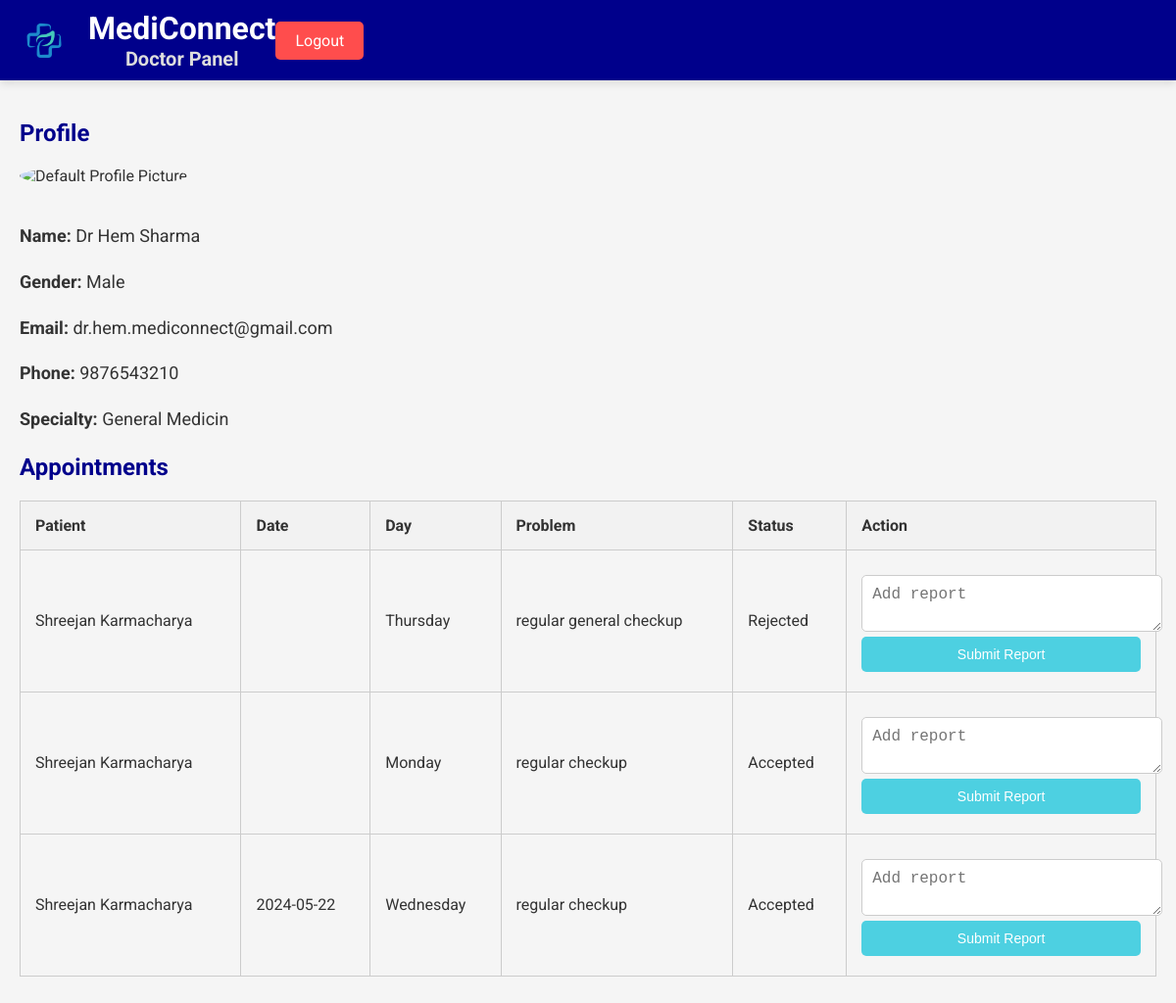
The page /archive/doctor_dashboard.php (signed in) on the database its author committed.
### tables this page shows
CREATE TABLE `doctors` (
  `id` int(11) NOT NULL,
  `username` varchar(50) NOT NULL,
  `password` varchar(255) NOT NULL,
  `name` varchar(100) NOT NULL,
  `gender` varchar(10) NOT NULL,
  `email` varchar(100) NOT NULL,
  `phone` varchar(15) NOT NULL,
  `specialty` varchar(100) NOT NULL,
  `status` tinyint(1) DEFAULT 1
);

CREATE TABLE `appointments` (
  `id` int(11) NOT NULL,
  `user_username` varchar(50) NOT NULL,
  `doctor_id` int(11) NOT NULL,
  `day_of_week` varchar(10) NOT NULL,
  `problem` text NOT NULL,
  `status` varchar(20) DEFAULT 'Pending',
  `doctor_comment` text DEFAULT NULL,
  `report` text DEFAULT NULL,
  `date` date DEFAULT NULL
);

CREATE TABLE `patients` (
  `id` int(11) NOT NULL,
  `username` varchar(50) NOT NULL,
  `password` varchar(255) NOT NULL,
  `email` varchar(100) NOT NULL,
  `first_name` varchar(50) NOT NULL,
  `last_name` varchar(50) NOT NULL,
  `date_of_birth` date NOT NULL,
  `address` varchar(255) NOT NULL,
  `phone` varchar(15) NOT NULL,
  `blood_type` varchar(3) DEFAULT NULL,
  `medical_problem` text DEFAULT NULL,
  `profile_picture` varchar(255) NOT NULL COMMENT 'Profile Picture Path'
);

### archive/doctor_dashboard.php (the view, shortened to what this page needs)
<!DOCTYPE html>
<html lang="en">
<head>
    <link rel="stylesheet" type="text/css" href="/medi-connect-main-2/css/doctor_dashboard_styles.css">
</head>
<body>
    <div class="container">
        <header>
            <div class="header-container">
                <img src="/medi-connect-main-2/main-logo.png" alt="MediConnect Logo" class="logo">
                <div class="header-text">
                    <h1>MediConnect</h1>
                    <h2>Doctor Panel</h2>
                </div>
                <a href="logout.php" class="logout-button">Logout</a>
            </div>
        </header>
        <div class="main-content">
            <?php
            $servername = "localhost";
            $username = "root";
            $password = "";
            $dbname = "hospital_management";
            $conn = new mysqli($servername, $username, $password, $dbname);
            $user = $_SESSION['doctor_username'];
            $sql = "SELECT * FROM doctors WHERE username = '$user'";
            $result = $conn->query($sql);
            if ($result->num_rows > 0) {
                $row = $result->fetch_assoc();
                echo "<section id='profile'>";
                echo "<h2>Profile</h2>";
                if (!empty($row['profile_picture'])) {
                    echo "<img src='" . $row['profile_picture'] . "' alt='Profile Picture' class='profile-picture'>";
                } else {
                    echo "<img src='default_profile.png' alt='Default Profile Picture' class='profile-picture'>";
                }
                echo "<p><strong>Name:</strong> " . $row['name'] . "</p>";
                echo "<p><strong>Gender:</strong> " . $row['gender'] . "</p>";
                echo "<p><strong>Email:</strong> " . $row['email'] . "</p>";
                echo "<p><strong>Phone:</strong> " . $row['phone'] . "</p>";
                echo "<p><strong>Specialty:</strong> " . $row['specialty'] . "</p>";
                echo "</section>";
            } else {
                echo "<section id='profile'>";
                echo "<h2>Profile</h2>";
                echo "<p>No doctor information found.</p>";
                echo "</section>";
            }
            echo "<section id='appointments'>";
            echo "<h2>Appointments</h2>";
            $appointmentSql = "SELECT a.id, a.date, a.day_of_week, a.problem, a.status, a.doctor_comment, a.report, p.username AS patient_username, p.first_name, p.last_name
                              FROM appointments a
                              JOIN patients p ON a.user_username = p.username
                              WHERE a.doctor_id = (SELECT id FROM doctors WHERE username = '$user')
                              ORDER BY a.date";
            $appointmentResult = $conn->query($appointmentSql);
            if ($appointmentResult->num_rows > 0) {
                echo "<table>";
                echo "<tr><th>Patient</th><th>Date</th><th>Day</th><th>Problem</th><th>Status</th><th>Action</th></tr>";
                while ($appointmentRow = $appointmentResult->fetch_assoc()) {
                    echo "<tr>";
                    echo "<td>" . $appointmentRow['first_name'] . " " . $appointmentRow['last_name'] . "</td>";
                    echo "<td>" . $appointmentRow['date'] . "</td>";
                    echo "<td>" . $appointmentRow['day_of_week'] . "</td>";
                    echo "<td>" . $appointmentRow['problem'] . "</td>";
                    echo "<td>" . $appointmentRow['status'] . "</td>";
                    echo "<td>";
                    if ($appointmentRow['status'] == 'Pending') {
                        echo "<form action='verify_appointment.php' method='post' class='action-form'>";
                        echo "<input type='hidden' name='appointment_id' value='" . $appointmentRow['id'] . "'>";
                        echo "<button type='submit' name='action' value='accept' class='accept-button'>Accept</button>";
                        echo "<button type='submit' name='action' value='reject' class='reject-button'>Reject</button>";
                        echo "<input type='text' name='doctor_comment' placeholder='Leave a comment' class='comment-box' required>";
                        echo "</form>";
                    } else {
                        echo "<form action='add_report.php' method='post' class='action-form'>";
                        echo "<textarea name='report' placeholder='Add report' class='report-box' required></textarea>";
                        echo "<button type='submit' class='report-button'>Submit Report</button>";
                        echo "</form>";
                    }
                    echo "</td>";
                    echo "</tr>";
                }
                echo "</table>";
            } else {
                echo "<p>No appointments found.</p>";
            }
            echo "</section>";
            ?>
        </div>
    </div>
</body>
</html>

### css/doctor/doctor_dashboard_styles.css (style rules this page uses)
body { margin: 0; padding: 0; font-family: "Roboto", sans-serif; background-color: #f5f5f5; color: #333; }
.container { display: flex; flex-direction: column; height: 100vh; }
header { background-color: darkblue; padding: 10px 20px; display: flex; align-items: center; justify-content: space-between; box-shadow: 0 4px 8px rgba(0, 0, 0, 0.1); }
.header-container { display: flex; align-items: center; }
.logo { height: 50px; margin-right: 20px; }
.header-text { display: flex; flex-direction: column; align-items: center; }
.header-text h1 { font-size: 32px; color: white; margin: 0; }
.header-text h2 { font-size: 20px; color: #ddd; margin: 0; }
.logout-button { color: white; background-color: #ff4d4d; padding: 10px 20px; border: none; border-radius: 5px; text-decoration: none; cursor: pointer; }
.main-content { padding: 20px; overflow-y: auto; }
.main-content section { margin-bottom: 20px; }
.main-content h2 { font-size: 24px; color: darkblue; margin-bottom: 20px; }
.profile-picture { width: 150px; height: 150px; border-radius: 50%; margin-bottom: 20px; }
.main-content p { font-size: 18px; line-height: 1.6; }
table { width: 100%; border-collapse: collapse; margin-top: 20px; }
table, th, td { border: 1px solid #ccc; }
th, td { padding: 15px; text-align: left; }
th { background-color: #f2f2f2; }
.action-form { display: flex; flex-direction: column; }
.accept-button, .reject-button, .report-button { background-color: #4dd0e1; color: white; border: none; border-radius: 5px; padding: 10px; cursor: pointer; font-size: 14px; margin: 5px 0; }
.comment-box, .report-box { width: 100%; padding: 10px; margin-top: 10px; border: 1px solid #ccc; border-radius: 5px; font-size: 16px; }

### rows shown on the page
doctors: name "Dr Hem Sharma", gender "Male", email "dr.hem.mediconnect@gmail.com", phone "9876543210", specialty "General Medicin"
appointments: patients.first_name "Shreejan", patients.last_name "Karmacharya", day_of_week "Thursday", problem "regular general checkup", status "Rejected"
appointments: patients.first_name "Shreejan", patients.last_name "Karmacharya", day_of_week "Monday", problem "regular checkup", status "Accepted"
appointments: patients.first_name "Shreejan", patients.last_name "Karmacharya", date "2024-05-22", day_of_week "Wednesday", problem "regular checkup", status "Accepted"
